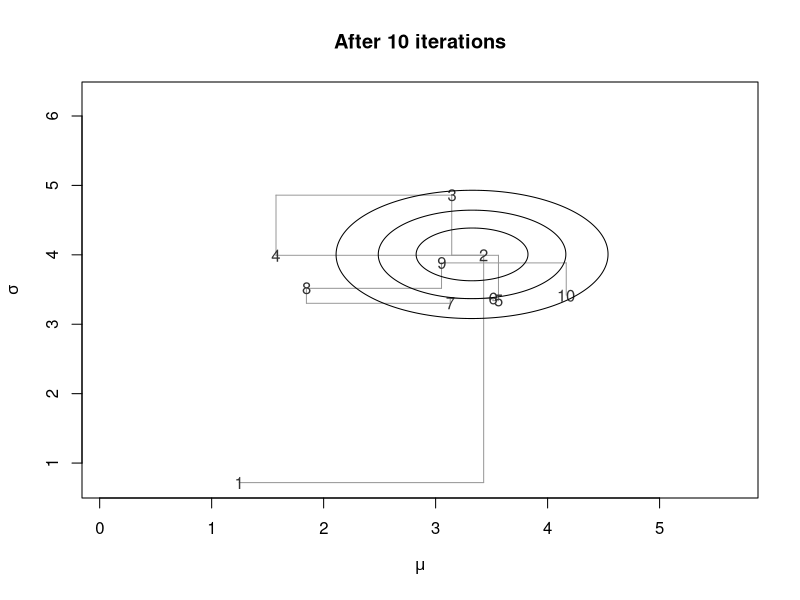
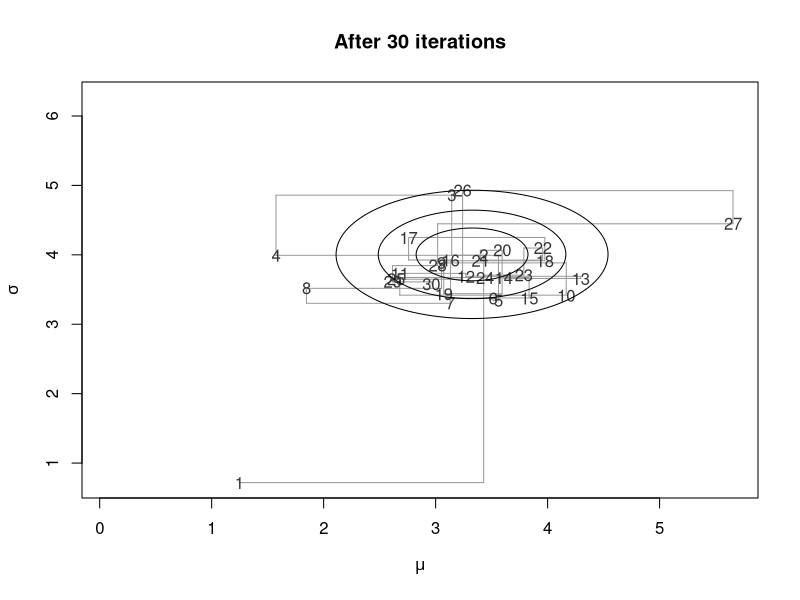
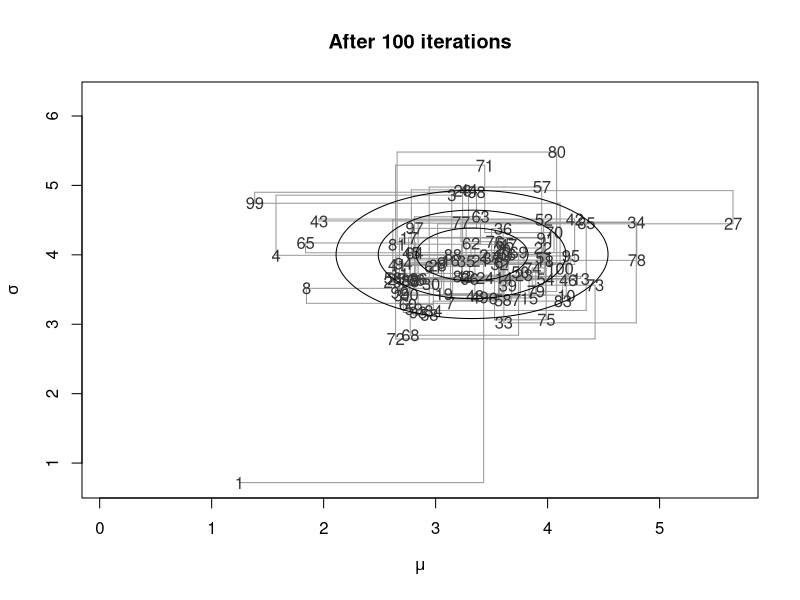
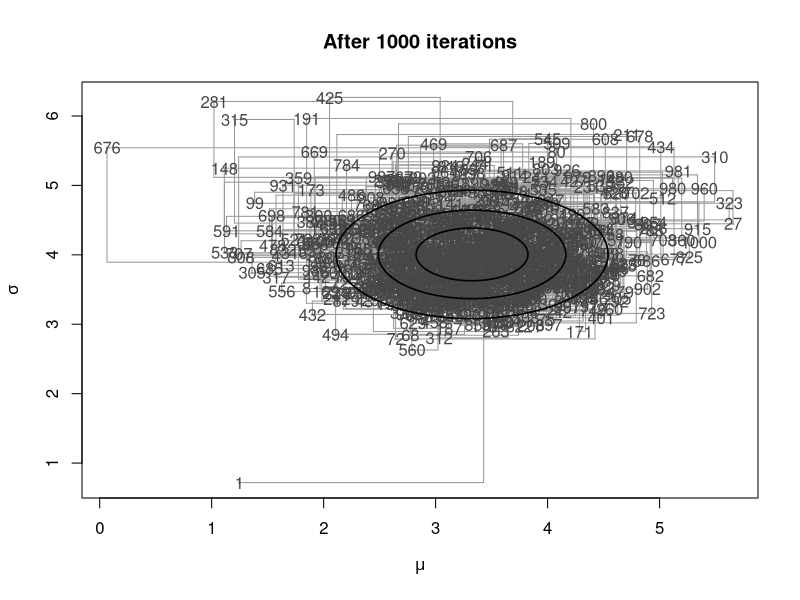

The R source for these figures, in order:
## PROGRAMS THE GIBBS SAMPLING - pag 64-67

# Define the number of observations & simulations
n <- 30

# Load the data
#y <- rnorm(n,4,10)	# This would generate random values
y <- c(1.2697,7.7637,2.2532,3.4557,4.1776,6.4320,-3.6623,7.7567,5.9032,7.2671,
	-2.3447,8.0160,3.5013,2.8495,0.6467,3.2371,5.8573,-3.3749,4.1507,4.3092,
	11.7327,2.6174,9.4942,-2.7639,-1.5859,3.6986,2.4544,-0.3294,0.2329,5.2846)

# Defines the hyper-parameters to build the full conditionals
ybar <- mean(y)
mu_0 <- 0
sigma2_0 <- 10000
alpha_0 <- 0.01
beta_0 <- 0.01

# Initialises the parameters
mu <- tau <- numeric()
sigma2 <- 1/tau

mu[1] <- rnorm(1,0,3)
tau[1] <- runif(1,0,3)
sigma2[1] <- 1/tau[1]

# Gibbs sampling (samples from the full conditionals)
nsim <- 1000
for (i in 2:nsim) {
	sigma_n <- sqrt(1/(1/sigma2_0 + n/sigma2[i-1]))
	mu_n <- (mu_0/sigma2_0 + n*ybar/sigma2[i-1])*sigma_n^2
	mu[i] <- rnorm(1,mu_n,sigma_n)

	alpha_n <- alpha_0+n/2
	beta_n <- beta_0 + sum((y-mu[i])^2)/2
	tau[i] <- rgamma(1,alpha_n,beta_n)
	sigma2[i] <- 1/tau[i]
}

## Creates a bivariate contour, using the package mvtnorm
require(mvtnorm) 
theta <- c(mean(mu),mean(sqrt(sigma2)))
sigma <- c(var(mu),var(sqrt(sigma2)))
rho <- cor(mu,sqrt(sigma2))
ins <- c(-10,10)
x1 <- seq(theta[1]-abs(ins[1]),theta[1]+abs(ins[1]),length.out=1000)
x2 <- seq(theta[2]-abs(ins[2]),theta[2]+abs(ins[2]),length.out=1000)
all <- expand.grid(x1, x2)
Sigma<-matrix(c(sigma[1], sigma[1]*sigma[2]*rho, sigma[1]*sigma[2]*rho, sigma[2]), nrow=2, ncol=2)
f.x <- dmvnorm(all, mean = theta, sigma = Sigma)
f.x2 <- matrix(f.x, nrow=length(x1), ncol=length(x2))

##Plots of the results at different simulation lengths 
lw <- c(1,1.6)

# First 10 iterations
plot(mu,sqrt(sigma2),col="white",pch=20,cex=.3,xlim=range(mu),ylim=range(sqrt(sigma2)),xlab=expression(mu),ylab=expression(sigma),
	main="After 10 iterations")
for (i in 1:(9)) {
	points(c(mu[i],mu[i+1]),c(sqrt(sigma2)[i],sqrt(sigma2)[i]),t="l",col="grey60")
	points(c(mu[i+1],mu[i+1]),c(sqrt(sigma2)[i],sqrt(sigma2)[i+1]),t="l",col="grey60")
}
text(jitter(mu[1:10]),jitter(sqrt(sigma2[1:10])),1:10,col="grey20")
contour(x = x1, y = x2, z = f.x2, nlevels=5,add=T,col="black",drawlabels=FALSE,lwd=lw[1])


# First 30 iterations
plot(mu,sqrt(sigma2),col="white",pch=20,cex=.3,xlim=range(mu),ylim=range(sqrt(sigma2)),xlab=expression(mu),ylab=expression(sigma),
	main="After 30 iterations")
for (i in 1:29) {
	points(c(mu[i],mu[i+1]),c(sqrt(sigma2)[i],sqrt(sigma2)[i]),t="l",col="grey60")
	points(c(mu[i+1],mu[i+1]),c(sqrt(sigma2)[i],sqrt(sigma2)[i+1]),t="l",col="grey60")
}
text(jitter(mu[1:30]),jitter(sqrt(sigma2[1:30])),1:30,col="grey20")
contour(x = x1, y = x2, z = f.x2, nlevels=5,add=T,col="black",drawlabels=FALSE,lwd=lw[1])


# First 100 iterations
plot(mu,sqrt(sigma2),col="white",pch=20,cex=.3,xlim=range(mu),ylim=range(sqrt(sigma2)),xlab=expression(mu),ylab=expression(sigma),
	main="After 100 iterations")
for (i in 1:99) {
	points(c(mu[i],mu[i+1]),c(sqrt(sigma2)[i],sqrt(sigma2)[i]),t="l",col="grey60")
	points(c(mu[i+1],mu[i+1]),c(sqrt(sigma2)[i],sqrt(sigma2)[i+1]),t="l",col="grey60")
}
text(jitter(mu[1:100]),jitter(sqrt(sigma2[1:100])),1:100,col="grey20")
contour(x = x1, y = x2, z = f.x2, nlevels=5,add=T,col="black",drawlabels=FALSE,lwd=lw[1])


# All 1000 iterations
plot(mu,sqrt(sigma2),col="grey60",pch=20,cex=.3,xlim=range(mu),ylim=range(sqrt(sigma2)),xlab=expression(mu),ylab=expression(sigma),
	main="After 1000 iterations")
for (i in 1:(nsim-1)) {
	points(c(mu[i],mu[i+1]),c(sqrt(sigma2)[i],sqrt(sigma2)[i]),t="l",col="grey60")
	points(c(mu[i+1],mu[i+1]),c(sqrt(sigma2)[i],sqrt(sigma2)[i+1]),t="l",col="grey60")
}
text(jitter(mu),jitter(sqrt(sigma2)),1:nsim,col="grey28")
contour(x = x1, y = x2, z = f.x2, nlevels=5,add=T,col="black",drawlabels=FALSE,lwd=lw[2])

